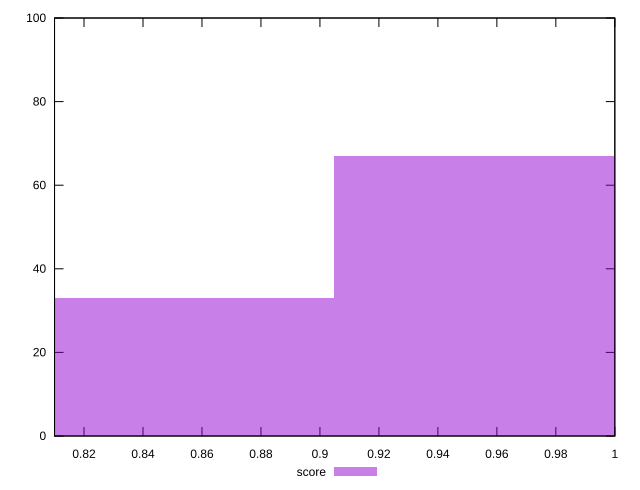

The script that saved this image:
reset

$score <<EOF
0.8443772910543041 33
0.9650026183477761 67
EOF

set key outside below
set boxwidth 0.12062532729347201
set xrange [0.81:1]
set yrange [0:100]
set trange [0:100]
set style fill transparent solid 0.5 noborder
set terminal svg size 640, 490 enhanced background rgb 'white'
set output "report_0_00242021-02-20T12:25:28.543Z/unused-css-rules/samples/pages/score/histogram.svg"

plot $score title "score" with boxes

reset
